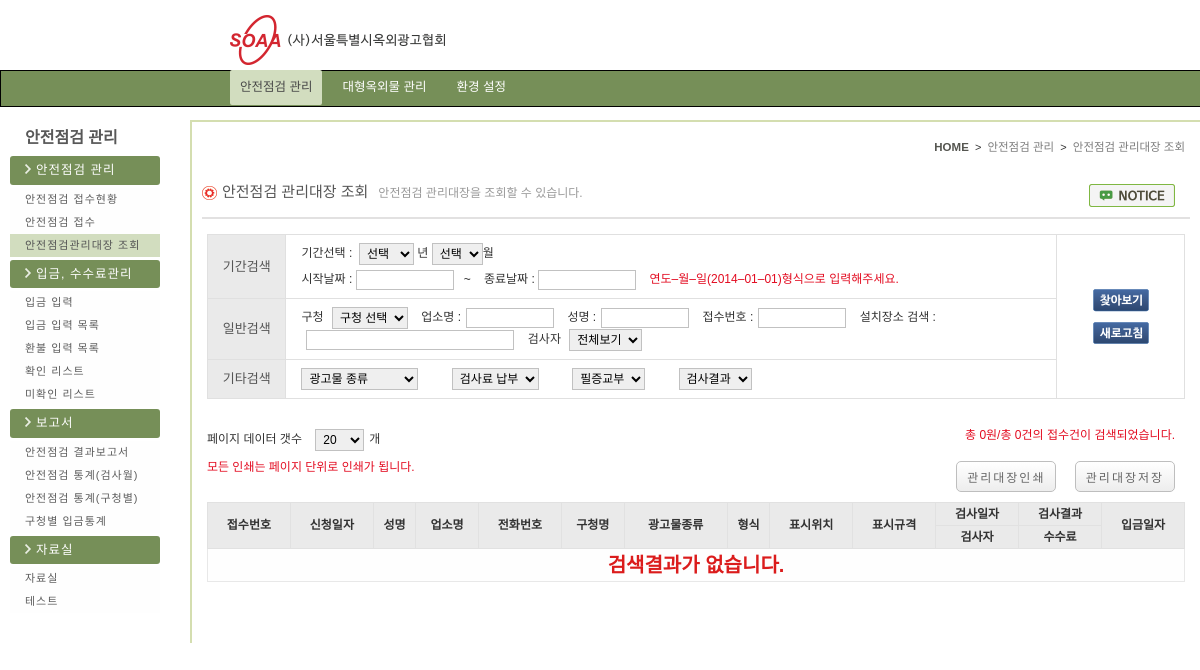
The page /safeChk_Mng/soaa_mng_list.php (signed in) on the database its author committed.
### tables this page shows
CREATE TABLE `menu` (
  `idx` varchar(1) NOT NULL default '',
  `idx_sub` varchar(4) NOT NULL default '',
  `menu_nm` varchar(20) default NULL,
  `url` varchar(100) default NULL,
  `use_gubun` char(1) default NULL,
  `insert_date` datetime default NULL,
  `update_date` datetime default NULL,
  `insert_id` varchar(10) default NULL,
  PRIMARY KEY  (`idx`,`idx_sub`)
);

### config/function.php (called while the page is built, shortened)
<?
function fn_select($condition, $tbl, $where){
	$sql =  "SELECT " . $condition;
	$sql .= " FROM " . $tbl;
	if($where){
		$sql .= " WHERE " . $where;
	}
	$result = mysql_query($sql);
	return $result;
}
?>

### safeChk_Mng/soaa_mng_list.php (the view, shortened to what this page needs)
<?  include $_SERVER["DOCUMENT_ROOT"] . "/safeChk_Mng/left_menu.php"; ?>
<link rel="stylesheet" type="text/css" href="/css/admin/soaa_mng_list.css">
<?
if($_POST['select_gigan_y'] <> "" ||$_POST['select_gigan_m'] <> "" || $_POST['st_date'] <> "" || $_POST['ed_date'] <> ""
|| $_POST['gu_office'] <> "" || $_POST['c_corp_nm'] <> "" || $_POST['c_ceo_nm'] <> "" || $_POST['rega_no'] <> "" || $_POST['chk_personA'] <> "" || $_POST["outdoor_real_addr"] <> ""
|| $_POST['outdoor_act_cate'] <> ""|| $_POST['payment_state'] <> "" || $_POST['report_certi'] <> ""  || $_POST['chk_result'] <> "" || $_POST["select_page_num"] <> ""){
	$select_gigan_y	=	$_POST['select_gigan_y'];
	$select_gigan_m	=	$_POST['select_gigan_m'];
	$st_date	=	$_POST['st_date'];
	$ed_date	=	$_POST['ed_date'];
	$gu_office	=	$_POST['gu_office'];
	$c_corp_nm	=	$_POST['c_corp_nm'];
	$c_ceo_nm	=	$_POST['c_ceo_nm'];
	$rega_no		=	$_POST['rega_no'];
	$chk_personA	=	$_POST['chk_personA'];
	$outdoor_real_addr		=	$_POST["outdoor_real_addr"];
	$outdoor_act_cate		=	$_POST['outdoor_act_cate'];
	$payment_state	=	$_POST['payment_state'];
	$report_certi	=	$_POST['report_certi'];
	$chk_result		=	$_POST['chk_result'];
	$select_page_num	=	$_POST["select_page_num"];
	include "./soaa_mng_list_where.php";
}else{
	$select_gigan_y	=	$_GET['select_gigan_y'];
	$select_gigan_m	=	$_GET['select_gigan_m'];
	$st_date	=	$_GET['st_date'];
	$ed_date	=	$_GET['ed_date'];
	$c_corp_nm	=	$_GET['c_corp_nm'];
	$c_ceo_nm	=	$_GET['c_ceo_nm'];
	$rega_no			=	$_GET['rega_no'];
	$outdoor_real_addr	=	$_POST["outdoor_real_addr"];
	$select_page_num	=	$_GET["select_page_num"];
}
	if($where == ""){
		$tot_cnt = 0;
		$rs_sum_total = 0;
	}else{
		$tot_cnt = fn_select_cnt("reg_no", "soaa_reg_check", $where);
		$rs_sum_total = fn_total_sum("chk_pay", "soaa_reg_check", $where);
	}
	$page	=	$_GET["page"];
	if (!$page) $page = 1;
	if(!$select_page_num){
		$select_page_num = 20;
	}
	$list_num = $select_page_num;
	$offset = $list_num	*	($page-1);
?>
<section class="contents">
            	<div class="contents_con">
                    <div class="top_unit">
                        <div class="inner_jump"><a href="#"><span class="first">HOME</span></a>&nbsp;&nbsp;&gt;&nbsp;&nbsp;<a href="#">안전점검&nbsp;관리</a>&nbsp;&nbsp;&gt;&nbsp;&nbsp;<a href="#">안전점검&nbsp;관리대장&nbsp;조회</a></div>
                        <p class="contop_title"><img src="/img/set_icon.png" alt="icon">안전점검&nbsp;관리대장&nbsp;조회<span class="contop_tip">안전점검&nbsp;관리대장을&nbsp;조회할&nbsp;수&nbsp;있습니다&#46;</span><span class="info_notice"><a href="#"><img src="/img/notice.png" alt="알림"></a></span></p>
                    </div>
                    <div class="line"></div>
                    <div class="contain">
						<form  name="form" method="post">
                        <div class="con01">
                            <table>
                                <tr>
                                    <td class="con01_title">기간검색</td>
                                    <td class="con01_cons">
                                        <div class="period_ym">
                                            기간선택&nbsp;&#58;&nbsp;
                                            <select name="select_gigan_y">
												<option value="">선택</option>
                                            </select>
													 년
                                            <select name="select_gigan_m">
												<option value="">선택</option>
                                            </select>월
                                        </div>
                                        <div class="period_date">
                                            시작날짜&nbsp;&#58;&nbsp;<input type="text" class="w90" id="st_date" name="st_date" value="<?=$st_date;?>"
											onclick="se_date('soaa_mng_list');">&nbsp;&nbsp;&nbsp;&#126;&nbsp;&nbsp;&nbsp;
											종료날짜&nbsp;&#58;&nbsp;<input type="text" class="w90" id="ed_date" name="ed_date" value="<?=$ed_date;?>">
                                        <span class="con1_cons_tip">연도&#8211;월&#8211;일&#40;2014&#8211;01&#8211;01&#41;형식으로&nbsp;입력해주세요&#46;</span>
                                        </div>
                                    </td>
                                    <td class="click_btn" rowspan="3">
                                        <a href="javascript:void(0);"><img src="/img/search.png" class="c_btn_srh" alt="검색" onclick="soaa_search('soaa_mng_list');"></a>
										<a href="#"><img src="/img/refresh.png" class="refresh" alt="새로고침"></a>
                                    </td>
                                </tr>
                                <tr>
                                    <td class="con01_title">일반검색</td>
                                    <td class="con01_cons">
                                        구청
                                        <select class="guchung" name="gu_office">
                                            <option value="">구청&nbsp;선택</option>
                                        </select>
                                        업소명&nbsp;&#58;<input type="text" class="w80 mar" name="c_corp_nm" value="<?=$c_corp_nm?>"
										onkeydown="javascript: if(event.keyCode == 13) { soaa_search('soaa_mng_list'); }">
										성명&nbsp;&#58;<input type="text" class="w80 mar" name="c_ceo_nm" value="<?=$c_ceo_nm?>"
										onkeydown="javascript: if(event.keyCode == 13) { soaa_search('soaa_mng_list'); }">
										접수번호&nbsp;&#58;<input type="text" class="w80 mar" name="rega_no" value="<?=$rega_no?>"
										onkeydown="javascript: if(event.keyCode == 13) { soaa_search('soaa_mng_list'); }">
										설치장소&nbsp;검색&nbsp;&#58;<input type="text" class="w200 mar" name="outdoor_real_addr" value="<?=$outdoor_real_addr?>"
										onkeydown="javascript: if(event.keyCode == 13) { soaa_search('soaa_mng_list'); }">
                                        검사자
                                        <select class="gch_inspector" name="chk_personA">
                                            <option value="">전체보기</option>
                                        </select>
                                    </td>
                                </tr>
                                <tr>
                                    <td class="con01_title">기타검색</td>
                                    <td class="con01_cons">
                                        <select class="ads_sort m_right30" name="outdoor_act_cate">
                                            <option value="">광고물&nbsp;종류</option>
                                        </select>
                                        <select class="gumsa_cash m_right30" name="payment_state">
                                            <option value="">검사료&nbsp;납부</option>
                                        </select>
                                        <select class="deliver_certificate m_right30" name="report_certi">
                                            <option value="">필증교부</option>
                                        </select>
                                        <select class="result m_right30" name="chk_result">
                                            <option value="">검사결과</option>
											<?
												$result = fn_select("en_nm, ko_nm", "common_selectbox", "code='30'");
											?>
                                        </select>
                                    </td>
                                </tr>
                            </table>
                        </div>
                        <div class="con02">
                            <div class="receive">
                                <p class="paging">
                                    페이지&nbsp;데이터&nbsp;갯수
                                    <select class="data_num"name="select_page_num" onchange="page_list('soaa_mng_list', this.value);">
										<? for($i=5; $i<=100;){?>
                                        <option value="<?=$i?>" <? if($i==$select_page_num){ echo "selected=selected";}?>><?=$i?></option>
										<? $i += 5;
											}
										?>
                                    </select>개
                                    <span class="total_search">총&nbsp;<?=number_format($rs_sum_total[0])?>원&#47;총&nbsp;<?=$tot_cnt?>건의&nbsp;접수건이&nbsp;검색되었습니다&#46;</span>
                                </p>
                                <p class="paging_search">
                                    <span class="total_alrim">모든&nbsp;인쇄는&nbsp;페이지&nbsp;단위로&nbsp;인쇄가&nbsp;됩니다&#46;</span>
                                    <span class="ps_btns">
										<input type="button" value="관리대장인쇄" id="submit_btn01" onclick="move_print_page('soaa_mng_list','<?=$select_gigan_y;?>','<?=$select_gigan_m;?>');">
										<input type="button" value="관리대장저장" id="submit_btn02" onclick="ExcelDown_0('soaa_mng_excel');">
									</span>
                                </p>
                            </div>
                            <div class="receive_table">
                                <table>
                                   <tr>
                                      <th rowspan="2">접수번호</th>
                                      <th rowspan="2">신청일자</th>
                                      <th rowspan="2">성명</th>
                                      <th rowspan="2">업소명</th>
                                      <th rowspan="2">전화번호</th>
                                      <th rowspan="2">구청명</th>
                                      <th rowspan="2">광고물종류</th>
                                      <th rowspan="2">형식</th>
                                      <th rowspan="2">표시위치</th>
                                      <th rowspan="2">표시규격</th>
                                      <th>검사일자</th>
                                      <th>검사결과</th>
                                      <th rowspan="2">입금일자</th>
                                   </tr>
                                   <tr>
                                      <th>검사자</th>
                                      <th>수수료</th>
                                   </tr>
								   <?
									if($tot_cnt > 0) {
									   if($where == ""){
											$where .= " insert_id is not null order by reg_no desc LIMIT $offset, $list_num";
											$result = fn_select("*", "soaa_reg_check", $where);
										}else{
											$where .= " and insert_id is not null order by reg_no desc LIMIT $offset, $list_num";
											$result = fn_select("*", "soaa_reg_check", $where);
										}
										$i=1;
										while($rs = mysql_fetch_array($result)){
											if($i > $select_page_num){
												continue;
											}
											$lst_gu_office			=	$rs['gu_office'];
											$lst_outdoor_act_cate	=	$rs['outdoor_act_cate'];
											$size	=	"";
											if($lst_outdoor_act_cate == "oksang" || $lst_outdoor_act_cate == "garo"){
												for($j=0; $j<=7; $j++){
													if($j<=6){
														$size .= $rs['outdoor_size' . $j] . "*";
													}else{
														$size .= $rs['outdoor_size' . $j];
													}
												}
											}
											$lst_outdoor_act_type	=	$rs['outdoor_act_type'];
											$lst_chk_result			=	$rs['chk_result'];
											$lst_outdoor_real_addr	=	str_replace("서울특별시 ", "", $rs['outdoor_real_addr']);
											$chk_personA			=	$rs['chk_personA'];
											$chk_personB			=	$rs['chk_personB'];
											$rs_gu_office	=	fn_select_fetch_array("ko_nm", "common_selectbox", "code='10' and en_nm='$lst_gu_office'");
											$rs_outdoor_act_cate	=	fn_select_fetch_array("ko_nm", "common_selectbox", "code='01' and en_nm='$lst_outdoor_act_cate'");
											$rs_outdoor_act_type	=	fn_select_fetch_array("ko_nm", "common_selectbox", "code='05' and en_nm='$lst_outdoor_act_type'");
											$rs_chk_result				=	fn_select_fetch_array("ko_nm", "common_selectbox", "code='30' and en_nm='$lst_chk_result'");
											$chk_personA				=	fn_select_fetch_array("ko_nm", "common_selectbox", "code='15' and en_nm='$chk_personA'");
											$chk_personB				=	fn_select_fetch_array("ko_nm", "common_selectbox", "code='15' and en_nm='$chk_personB'");
											$reg_no	=	$rs['reg_no'];
									?>
                                   <tr class="listColorChange">
                                      <td rowspan="2" class="receive_num" onclick="soaa_list_view('soaa_list.view','1','<?=$reg_no?>');"><a href="javascript:void(0);"><?=$rs['reg_no']?></a></td>
                                      <td rowspan="2" class="date"><?=$rs['reg_date']?></td>
                                      <td rowspan="2" class="name" onclick="soaa_list_view('soaa_list.view','1','<?=$reg_no?>');"><a href="javascript:void(0);"><?=$rs['c_ceo_nm']?></a></td>
                                      <td rowspan="2" class="corp_name" onclick="soaa_list_view('soaa_list.view','1','<?=$reg_no?>');"><a href="javascript:void(0);"><?=$rs['c_corp_nm']?></a></td>
                                      <td rowspan="2" class="tel"><?=$rs['c_tel']?></td>
                                      <td rowspan="2" class="guchung_name"><?=$rs_gu_office[0]?></td>
                                      <td rowspan="2" class="ads_type"><?=$rs_outdoor_act_cate[0]?></td>
                                      <td rowspan="2" class="sort"><?=$rs_outdoor_act_type[0]?></td>
                                      <td rowspan="2" class="locate"><?=$lst_outdoor_real_addr?></td>
                                      <td rowspan="2" class="size"><?=$size;?></td>
                                      <td class="check_con01"><?=$rs['real_chkday']?></td>
                                      <td class="check_con02"><?=$rs_chk_result[0]?></td>
                                      <td rowspan="2" class="deposit_date"><?=$rs['payment_in_day']?></td>
                                   </tr>
                                   <tr>
                                      <td class="check_con01">
										<?
											if($rs['chk_personA'] <> ""){
												echo $chk_personA[0];
											}
											if($rs['chk_personB'] <> ""){
												echo " / " . $chk_personB[0];
											}
										?>
									  </td>
                                      <td class="check_con03"><?=number_format($rs['chk_pay'])?><span class="bold">원</span></td>
                                   </tr>
								<?
										$i++;
										}
									}else{
										echo "
											<tr>
												<td class=\"non_result\" colspan=13>검색결과가 없습니다.</td>
											</tr>
											";
									}
								?>
                                </table>
								<div class="arrow_navi">
                            </div>
                        </div>
                    </div>
                </div>
            </section>
        </section>
	</div>
</body>
</html>

### safeChk_Mng/left_menu.php (shortened to what this page needs)
<?  include_once $_SERVER["DOCUMENT_ROOT"] . "/config/function.php"; ?>
<?
	include $_SERVER["DOCUMENT_ROOT"] . "/head.php";
	$this_page = array_pop(explode("/", $_SERVER["REQUEST_URI"]));
	$this_page = explode(".", $this_page);
?>
        <section id="section">
        	<section class="lnb">
            	<h4 class="lnb_title">안전점검&nbsp;관리</h4>
            	<ul>
					<?
						$result = fn_select("idx_sub, menu_nm, url", "menu", "length(idx_sub) < 3  and idx_sub between '10' and '40'");
						$i=1;
						while($rs = mysql_fetch_array($result)){
					?>
						<li class="bg_catch"><img src="/img/arrow_right.png" alt="arrow_right"><?=$rs["menu_nm"]?></li>
						<?
							$result_sub = fn_select("idx_sub, menu_nm, url", "menu", "length(idx_sub) > 3 and idx_sub like '" .$i ."0%'");
							while($rs_sub = mysql_fetch_array($result_sub)){
								$click_page = array_pop(explode("/", $rs_sub["url"]));
								$click_page = explode(".", $click_page);
								if($click_page[0] == $this_page[0]){
						?>
		                    <li class="click"><a href="<?=$rs_sub["url"]?>"><?=$rs_sub["menu_nm"]?></a></li>
						<?		}else{	?>
		                    <li><a href="<?=$rs_sub["url"]?>"><?=$rs_sub["menu_nm"]?></a></li>
						<?
								}
							}
							$i++;
						?>
					<? } ?>
                </ul>
            </section>

### rows shown on the page
menu: menu_nm "안전점검 관리"
menu: menu_nm "안전점검 접수현황"
menu: menu_nm "안전점검 접수"
menu: menu_nm "안전점검관리대장 조회"
menu: menu_nm "입금, 수수료관리"
menu: menu_nm "입금 입력"
menu: menu_nm "입금 입력 목록"
menu: menu_nm "환불 입력 목록"
menu: menu_nm "확인 리스트"
menu: menu_nm "미확인 리스트"
menu: menu_nm "보고서"
menu: menu_nm "안전점검 결과보고서"
menu: menu_nm "안전점검 통계(검사월)"
menu: menu_nm "안전점검 통계(구청별)"
menu: menu_nm "구청별 입금통계"
menu: menu_nm "자료실"
menu: menu_nm "자료실"
menu: menu_nm "테스트"

### other values the page prints
$rs_sum_total[0] "0"
$tot_cnt "0"
form field select_page_num "20"
